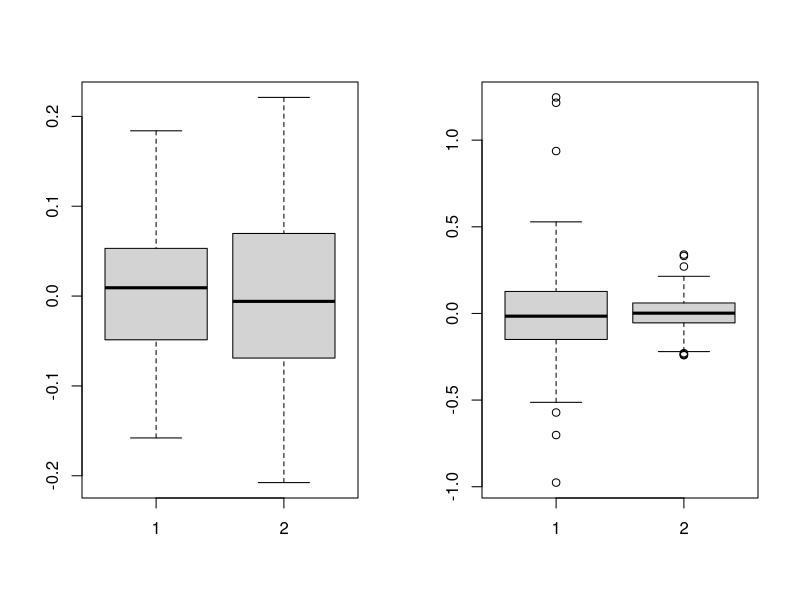

Reproduce this figure in R.
res.median = c()
res.mean = c() # initialize

for(i in 1:200) { # create 200 random samples
  X = rnorm(200, 0, 1)
  res.median[i] = median(X)
  res.mean[i] = mean(X)
}

par(mfrow = c(1, 2))
boxplot(res.mean, res.median) # compare

# Do the same with long tailed distribution
res.median = c()
res.mean = c() # initialize

for(i in 1:200) { # create 200 random samples
  X = rt(200, 2)
  res.median[i] = median(X)
  res.mean[i] = mean(X)
}

boxplot(res.mean, res.median) # compare